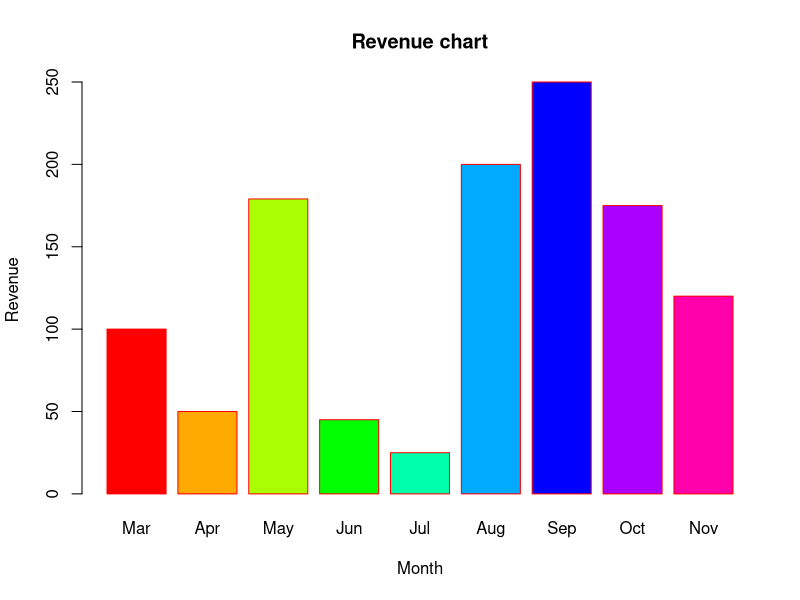
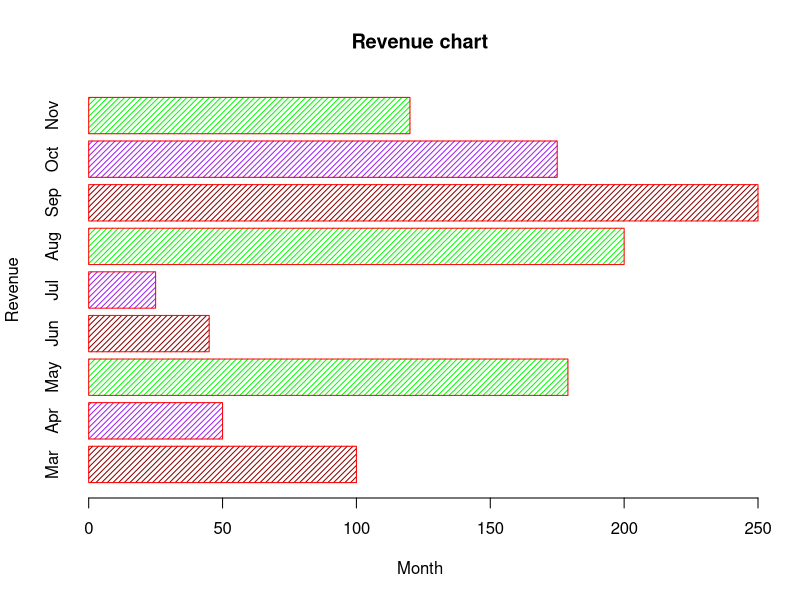

Generate these figures, in order, with R:
# create bar graph in R
setwd("D:/nidhi6004")
getwd()
#vector for graph
H <- c(100,50,179,45,25,200,250,175,120)

#names.arg=names of bar
M <- c("Mar","Apr","May","Jun","Jul","Aug","Sep","Oct","Nov")

#---------------------Example-1 : Create barchart ---------------------------
# Give the chart file a name.
png(file = "barChart_revenue.png")

# Plot the bar chart - barplot()
barplot(H,names.arg=M,xlab="Month",ylab="Revenue",col=rainbow(9),main="Revenue chart",border="red")


# Save the file. this is very imp to write,
dev.off()

#---------------------Example-2 : Horizontal bar chart with density ---------------------------
# Give the chart file a name.
png(file = "barChart_revenue_horiz.png")


color=c("DarkRed","Purple","Green")
# Plot the bar chart.
#barplot()
barplot(H,names.arg=M,xlab="Month",ylab="Revenue",col=color,main="Revenue chart",border="red",density=25,horiz=TRUE)

# Save the file. this is very imp to write,
dev.off()
